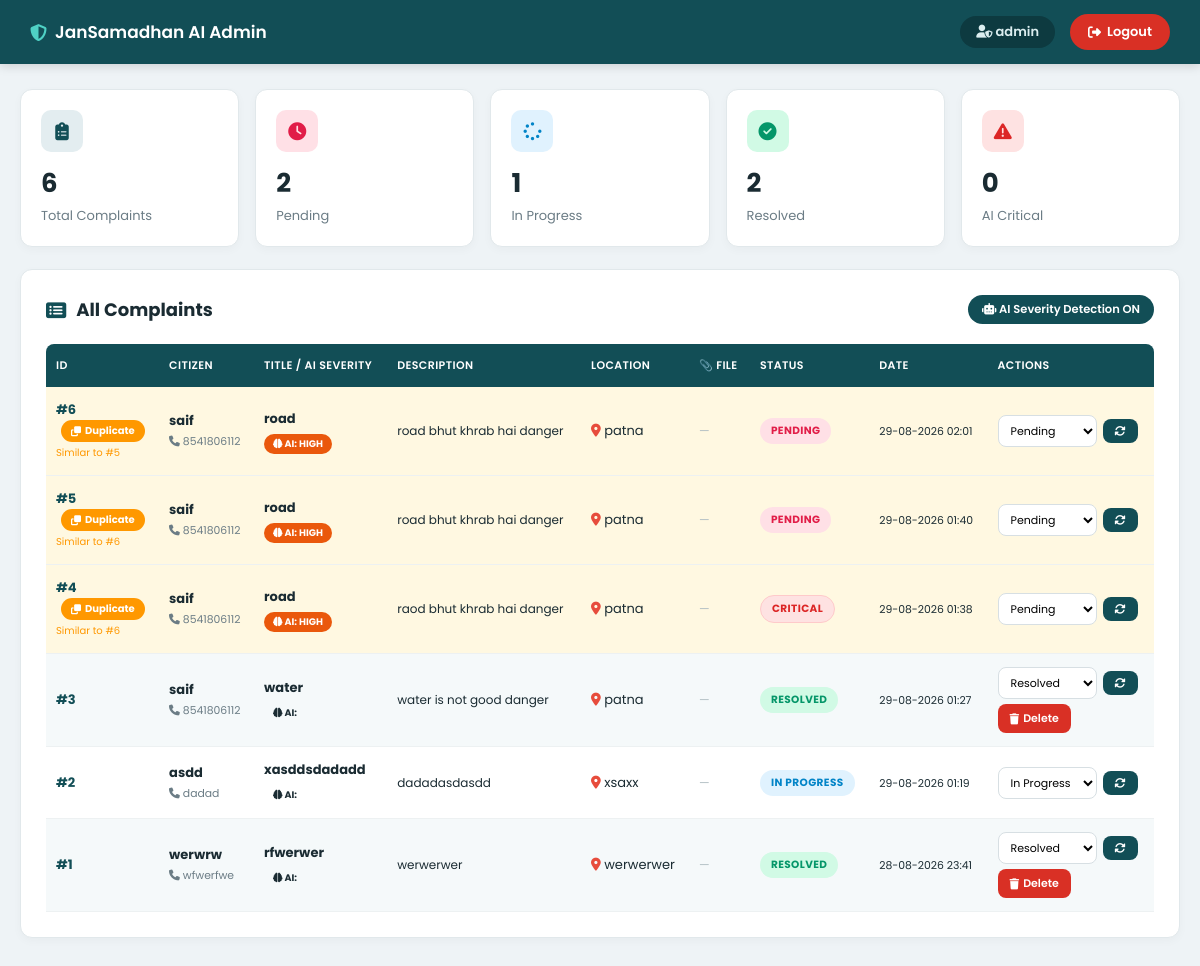
The page /admin (signed in) on the database its author committed.
### tables this page shows
CREATE TABLE complaints (
            id INTEGER PRIMARY KEY AUTOINCREMENT,
            name TEXT NOT NULL,
            contact TEXT,
            title TEXT NOT NULL,
            description TEXT NOT NULL,
            location TEXT NOT NULL,
            status TEXT DEFAULT 'Pending',
            created_at TEXT
        , file_path TEXT, file_name TEXT, severity TEXT DEFAULT '');

### app.py (the view)
@app.route("/admin")
@login_required
def admin():
    conn = get_db_connection()
    complaints = conn.execute("SELECT * FROM complaints ORDER BY id DESC").fetchall()
    conn.close()
    complaint_list = [dict(c) for c in complaints]
    duplicates = {}
    for i, c1 in enumerate(complaint_list):
        dup_ids = []
        for j, c2 in enumerate(complaint_list):
            if i != j and c1["id"] != c2["id"]:
                text1 = c1["title"] + " " + c1["description"] + " " + c1["location"]
                text2 = c2["title"] + " " + c2["description"] + " " + c2["location"]
                sim = calculate_similarity(text1, text2)
                if sim > 0.5:  # 50% similarity = duplicate
                    dup_ids.append({"id": c2["id"], "sim": round(sim*100)})
        if dup_ids:
            duplicates[c1["id"]] = dup_ids
    return render_template("admin.html", complaints=complaints, duplicates=duplicates)

### app.py (called while the page is built)
def calculate_similarity(text1, text2):
    if not text1 or not text2:
        return 0.0
    words1 = set(text1.lower().split())
    words2 = set(text2.lower().split())
    if not words1 or not words2:
        return 0.0
    intersection = words1.intersection(words2)
    union = words1.union(words2)
    return len(intersection) / len(union)

def get_db_connection():
    conn = sqlite3.connect(DB_NAME)
    conn.row_factory = sqlite3.Row
    return conn

def login_required(f):
    @wraps(f)
    def decorated_function(*args, **kwargs):
        if "admin_logged_in" not in session:
            flash("Kripya pehle login karein!", "error")
            return redirect(url_for("admin_login"))
        return f(*args, **kwargs)
    return decorated_function

### templates/admin.html (shortened to what this page needs)
<!DOCTYPE html>
<html lang="en">
<head>
    <link rel="stylesheet" href="https://cdnjs.cloudflare.com/ajax/libs/font-awesome/6.4.0/css/all.min.css">
</head>
<body>
    <nav class="navbar">
        <div class="brand"><i class="fas fa-shield-alt"></i> JanSamadhan AI Admin</div>
        <div class="admin-info">
            <span class="admin-badge"><i class="fas fa-user-shield"></i> {{ session.get('admin_username', 'Admin') }}</span>
            <a href="{{ url_for('admin_logout') }}" class="logout-btn"><i class="fas fa-sign-out-alt"></i> Logout</a>
        </div>
    </nav>
    <div class="page-wrap">
        {% set total = complaints|length %}
        {% set pending = complaints|selectattr('status', 'equalto', 'Pending')|list|length %}
        {% set progress = complaints|selectattr('status', 'equalto', 'In Progress')|list|length %}
        {% set resolved = complaints|selectattr('status', 'equalto', 'Resolved')|list|length %}
        {% set critical = complaints|selectattr('severity', 'equalto', 'Critical')|list|length %}
        <div class="stats-container">
            <div class="stat-card total">
                <div class="stat-icon"><i class="fas fa-clipboard-list"></i></div>
                <div class="stat-number">{{ total }}</div>
                <div class="stat-label">Total Complaints</div>
            </div>
            <div class="stat-card pending">
                <div class="stat-icon"><i class="fas fa-clock"></i></div>
                <div class="stat-number">{{ pending }}</div>
                <div class="stat-label">Pending</div>
            </div>
            <div class="stat-card progress">
                <div class="stat-icon"><i class="fas fa-spinner"></i></div>
                <div class="stat-number">{{ progress }}</div>
                <div class="stat-label">In Progress</div>
            </div>
            <div class="stat-card resolved">
                <div class="stat-icon"><i class="fas fa-check-circle"></i></div>
                <div class="stat-number">{{ resolved }}</div>
                <div class="stat-label">Resolved</div>
            </div>
            <div class="stat-card critical">
                <div class="stat-icon"><i class="fas fa-exclamation-triangle"></i></div>
                <div class="stat-number">{{ critical }}</div>
                <div class="stat-label">AI Critical</div>
            </div>
        </div>
        <div class="table-card">
            <div class="table-header">
                <h2><i class="fas fa-list-alt"></i> All Complaints</h2>
                <span class="ai-badge"><i class="fas fa-robot"></i> AI Severity Detection ON</span>
            </div>
            {% if complaints %}
            <div style="overflow-x: auto;">
                <table class="complaints-table">
                    <thead>
                        <tr>
                            <th>ID</th>
                            <th>Citizen</th>
                            <th>Title / AI Severity</th>
                            <th>Description</th>
                            <th>Location</th>
                            <th>📎 File</th>
                            <th>Status</th>
                            <th>Date</th>
                            <th>Actions</th>
                        </tr>
                    </thead>
                    <tbody>
                        {% for c in complaints %}
                        <tr class="{% if c.id in duplicates %}duplicate-row{% endif %}">
                            <td>
                                <strong style="color: #124e56;">#{{ c.id }}</strong>
                                {% if c.id in duplicates %}
                                    <br>
                                    <span class="duplicate-badge"><i class="fas fa-clone"></i> Duplicate</span>
                                    {% for dup in duplicates[c.id][:1] %}
                                        <small style="color:#ff9800; font-size:10px;"><br>Similar to #{{ dup.id }}</small>
                                    {% endfor %}
                                {% endif %}
                            </td>
                            <td>
                                <strong>{{ c.name }}</strong><br>
                                <small style="color: #6b7c85;"><i class="fas fa-phone"></i> {{ c.contact or 'N/A' }}</small>
                            </td>
                            <td>
                                <strong>{{ c.title }}</strong>
                                <br>
                                <span class="sev-badge sev-{{ c.severity|lower }}"><i class="fas fa-brain"></i> AI: {{ c.severity }}</span>
                            </td>
                            <td style="max-width: 200px; font-size: 12px;">{{ c.description }}</td>
                            <td><i class="fas fa-map-marker-alt" style="color: #e74c3c;"></i> {{ c.location }}</td>
                            <td>
                                {% if c.file_name %}
                                    {% set ext = c.file_name.split('.')[-1].lower() %}
                                    {% if ext in ['png', 'jpg', 'jpeg', 'gif', 'webp'] %}
                                        <a href="{{ url_for('uploaded_file', filename=c.file_name) }}" target="_blank">
                                            <img src="{{ url_for('uploaded_file', filename=c.file_name) }}"
                                                 class="img-thumb"
                                                 alt="Image"
                                                 loading="lazy"
                                                 onerror="this.onerror=null; this.closest('td').innerHTML='<span style=\'color:#d93025;font-size:11px;\'><i class=\'fas fa-exclamation-triangle\'></i> Load error</span>';">
                                        </a>
                                    {% else %}
                                        <a href="{{ url_for('uploaded_file', filename=c.file_name) }}" target="_blank" class="file-link">
                                            <i class="fas fa-file-{{ 'pdf' if ext == 'pdf' else 'word' if ext in ['doc','docx'] else 'alt' }}"></i>
                                            {{ ext.upper() }}
                                        </a>
                                    {% endif %}
                                {% else %}
                                    <span style="color: #b2bec3; font-size: 12px;">—</span>
                                {% endif %}
                            </td>
                            <td>
                                <span class="badge badge-{{ 'pending' if c.status == 'Pending' else 'progress' if c.status == 'In Progress' else 'resolved' if c.status == 'Resolved' else 'critical' }}">
                                    {{ c.status }}
                                </span>
                            </td>
                            <td><small>{{ c.created_at }}</small></td>
                            <td>
                                <form method="POST" action="{{ url_for('update_status', complaint_id=c.id) }}" class="status-form">
                                    <select name="status">
                                        <option value="Pending" {% if c.status == 'Pending' %}selected{% endif %}>Pending</option>
                                        <option value="In Progress" {% if c.status == 'In Progress' %}selected{% endif %}>In Progress</option>
                                        <option value="Resolved" {% if c.status == 'Resolved' %}selected{% endif %}>Resolved</option>
                                    </select>
                                    <button type="submit" class="update-btn" title="Update"><i class="fas fa-sync-alt"></i></button>
                                </form>
                                {% if c.status == 'Resolved' %}
                                    <a href="{{ url_for('delete_complaint', complaint_id=c.id) }}"
                                       class="delete-btn"
                                       onclick="return confirm('Delete complaint #{{ c.id }}?');">
                                        <i class="fas fa-trash"></i> Delete
                                    </a>
                                {% endif %}
                            </td>
                        </tr>
                        {% endfor %}
                    </tbody>
                </table>
            </div>
            {% else %}
            <div class="empty-state">
                <i class="fas fa-inbox"></i>
                <h3>No Complaints Yet</h3>
                <p>No complaints have been submitted so far.</p>
            </div>
            {% endif %}
        </div>
    </div>
</body>
</html>

### rows shown on the page
complaints: id "6", id "5", name "saif", contact "8541806112", title "road", severity "HIGH", description "road bhut khrab hai danger", location "patna", status "PENDING", created_at "29-08-2026 02:01", status "Pending"
complaints: id "5", id "6", name "saif", contact "8541806112", title "road", severity "HIGH", description "road bhut khrab hai danger", location "patna", status "PENDING", created_at "29-08-2026 01:40", status "Pending"
complaints: id "4", id "6", name "saif", contact "8541806112", title "road", severity "HIGH", description "raod bhut khrab hai danger", location "patna", status "CRITICAL", created_at "29-08-2026 01:38"
complaints: id "3", name "saif", contact "8541806112", title "water", description "water is not good danger", location "patna", status "RESOLVED", created_at "29-08-2026 01:27", status "Resolved"
complaints: id "2", name "asdd", contact "dadad", title "xasddsdadadd", description "dadadasdasdd", location "xsaxx", status "IN PROGRESS", created_at "29-08-2026 01:19", status "In Progress"
complaints: id "1", name "werwrw", contact "wfwerfwe", title "rfwerwer", description "werwerwer", location "werwerwer", status "RESOLVED", created_at "28-08-2026 23:41", status "Resolved"

### other values the page prints
{{ session.get('admin_username', 'Admin') }} "admin"
{{ total }} "6"
{{ pending }} "2"
{{ progress }} "1"
{{ resolved }} "2"
{{ critical }} "0"
